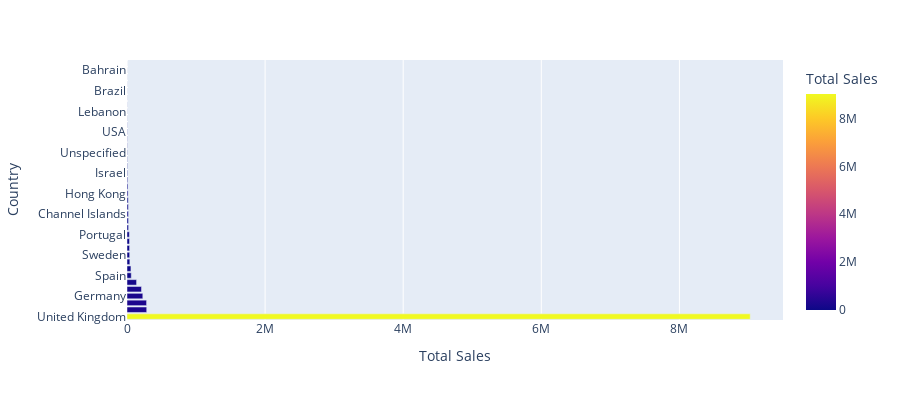

This figure's notebook cell:
### Code cell
# Create data frame for sales by country
sorted_sales_by_country = customer_purchases_df.groupby('Country')['Total'].sum().reset_index().sort_values(by='Total',ascending=False)

# Create bar chart
fig = px.bar(sorted_sales_by_country, x='Total', y='Country',
             hover_data=['Total', 'Country'], color='Total',
             labels={'Total':'Total Sales'}, height=400)
fig.show()

### Figure 1 — Plotly figure (JSON) as saved in the notebook; plotly's stock layout.template omitted (floating-point values rounded to 4 significant figures)
{"data": [{"alignmentgroup": "True", "hovertemplate": "Total Sales=%{marker.color}<br>Country=%{y}<extra></extra>", "legendgroup": "", "marker": {"color": [9025000.0, 285400.0, 283500.0, 228900.0, 209700.0, 138500.0, 61580.0, 57090.0, 41200.0, 38380.0, 37420.0, 36170.0, 33750.0, 22550.0, 21280.0, 20450.0, 18960.0, 17480.0, 15690.0, 13590.0, 10200.0, 8135.0, 7335.0, 4761.0, 4750.0, 4310, 3666.0, 3580.0, 2726.0, 1902.0, 1694.0, 1661.0, 1300.0, 1144.0, 1002.0, 826.7, 754.1, 145.9], "coloraxis": "coloraxis", "pattern": {"shape": ""}}, "name": "", "offsetgroup": "", "orientation": "h", "showlegend": false, "textposition": "auto", "type": "bar", "x": [9025000.0, 285400.0, 283500.0, 228900.0, 209700.0, 138500.0, 61580.0, 57090.0, 41200.0, 38380.0, 37420.0, 36170.0, 33750.0, 22550.0, 21280.0, 20450.0, 18960.0, 17480.0, 15690.0, 13590.0, 10200.0, 8135.0, 7335.0, 4761.0, 4750.0, 4310, 3666.0, 3580.0, 2726.0, 1902.0, 1694.0, 1661.0, 1300.0, 1144.0, 1002.0, 826.7, 754.1, 145.9], "xaxis": "x", "y": ["United Kingdom", "Netherlands", "EIRE", "Germany", "France", "Australia", "Spain", "Switzerland", "Belgium", "Sweden", "Japan", "Norway", "Portugal", "Finland", "Singapore", "Channel Islands", "Denmark", "Italy", "Hong Kong", "Cyprus", "Austria", "Israel", "Poland", "Greece", "Unspecified", "Iceland", "Canada", "USA", "Malta", "United Arab Emirates", "Lebanon", "Lithuania", "European Community", "Brazil", "RSA", "Czech Republic", "Bahrain", "Saudi Arabia"], "yaxis": "y"}], "layout": {"barmode": "relative", "coloraxis": {"colorbar": {"title": {"text": "Total Sales"}}, "colorscale": [[0, "#0d0887"], [0.1111, "#46039f"], [0.2222, "#7201a8"], [0.3333, "#9c179e"], [0.4444, "#bd3786"], [0.5556, "#d8576b"], [0.6667, "#ed7953"], [0.7778, "#fb9f3a"], [0.8889, "#fdca26"], [1, "#f0f921"]]}, "height": 400, "legend": {"tracegroupgap": 0}, "margin": {"t": 60}, "xaxis": {"anchor": "y", "domain": [0, 1], "title": {"text": "Total Sales"}}, "yaxis": {"anchor": "x", "domain": [0, 1], "title": {"text": "Country"}}}}
